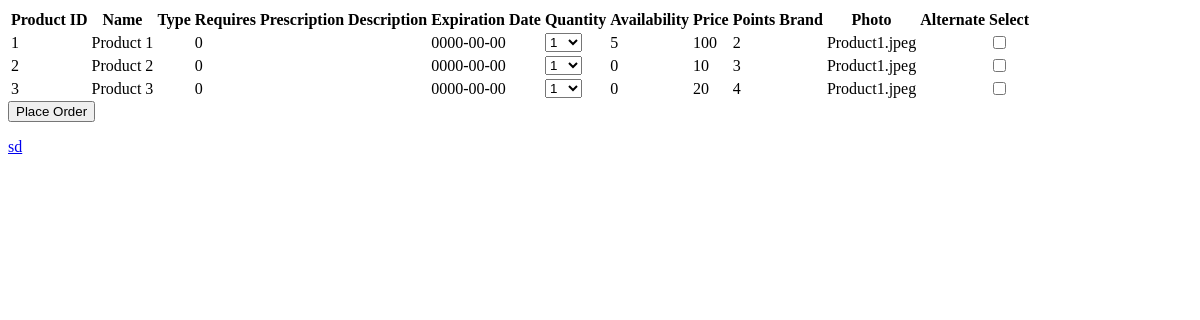
Page /wh.php on the earlier database version.
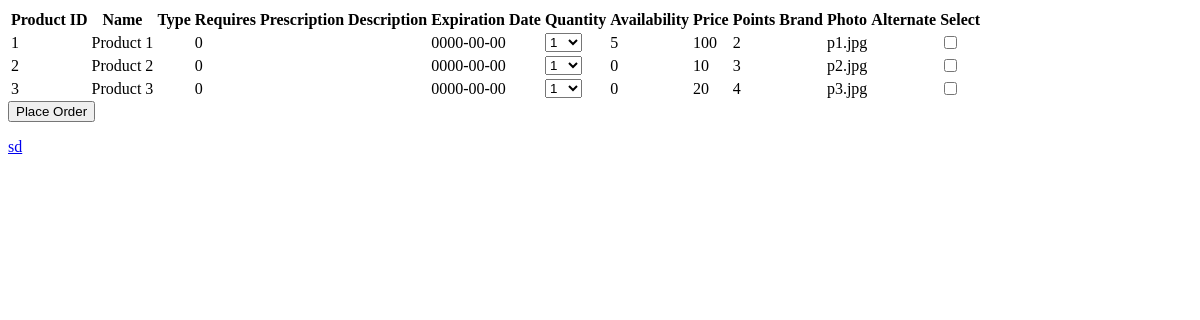
Same page on the later database version.
### wh.php (the view, shortened to what this page needs)
<?php
include '../Pharmacy/Connection/init.php';
$stmt = $db->prepare("SELECT * FROM `product data`");
$stmt->execute();
$products = $stmt->fetchAll(PDO::FETCH_ASSOC);
echo "<form method='POST' id='order-form'>";
echo "<table>";
echo "<tr>";
echo "<th>Product ID</th>";
echo "<th>Name</th>";
echo "<th>Type</th>";
echo "<th>Requires Prescription</th>";
echo "<th>Description</th>";
echo "<th>Expiration Date</th>";
echo "<th>Quantity</th>";
echo "<th>Availability</th>";
echo "<th>Price</th>";
echo "<th>Points</th>";
echo "<th>Brand</th>";
echo "<th>Photo</th>";
echo "<th>Alternate</th>";
echo "<th>Select</th>";
echo "</tr>";
foreach ($products as $product) {
    $productId = $product['ProductID'];
    $productName = $product['Name'];
    $productType = $product['Type'];
    $requiresPrescription = $product['RequiresPrescription'];
    $description = $product['Description'];
    $expireDate = $product['ExpireDate'];
    $availability = $product['Availability'];
    $price = $product['Price'];
    $points = $product['Points'];
    $brand = $product['Brand'];
    $photo = $product['Photo'];
    $alternate = $product['Alternate'];
    echo "<tr>";
    echo "<td>$productId</td>";
    echo "<td>$productName</td>";
    echo "<td>$productType</td>";
    echo "<td>$requiresPrescription</td>";
    echo "<td>$description</td>";
    echo "<td>$expireDate</td>";
    echo "<td><select name='quantities[]' class='quantity-select'>";
   for ($i = 1; $i <= 10; $i++) {
    echo"<option value='";
    echo $i;
    echo"'>";
    echo $i;
    echo"</option>";
    }
    echo"</select></td>";
    echo "<td>$availability</td>";
    echo "<td>$price</td>";
    echo "<td><span class='points'>$points</span></td>";
    echo "<td>$brand</td>";
    echo "<td>$photo</td>";
    echo "<td>$alternate</td>";
    echo "<td><input type='checkbox' name='products[]' value='$productId'></td>";
    echo "</tr>";
}
echo "</table>";
echo "<button type='submit'>Place Order</button>";
echo "</form>";
echo "<a href='../Pharmacy/Interface/HomePageAdmin.php'> sd </a> ";
?>

Differences in the rows shown:
changed product data "Product 1": Photo "Product1.jpeg" → "p1.jpg"
changed product data "Product 2": Photo "Product1.jpeg" → "p2.jpg"
changed product data "Product 3": Photo "Product1.jpeg" → "p3.jpg"
